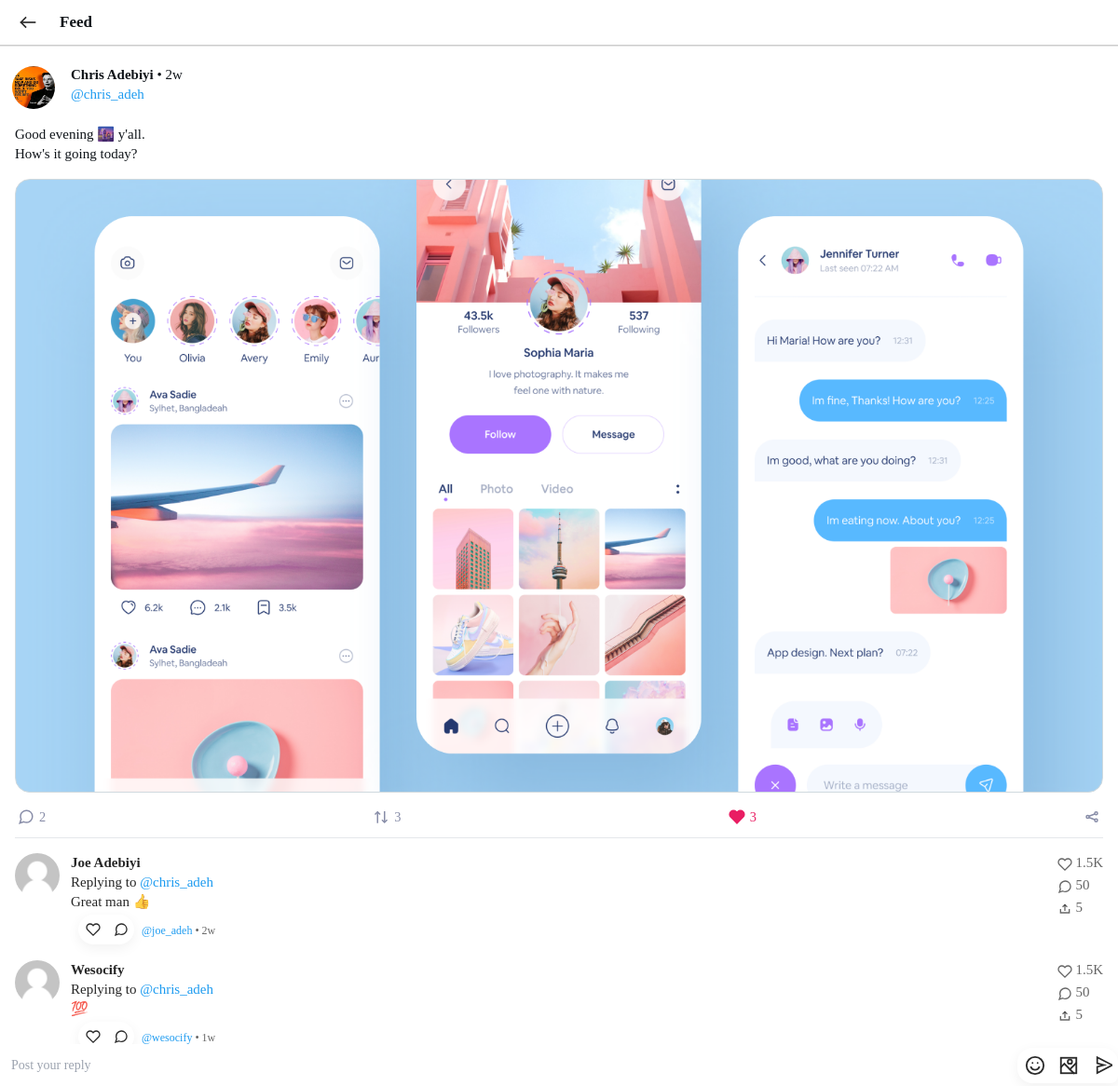
/chris_adeh/feed/6/ (signed in), run on the app's committed database.
### feed/models.py (models this page shows)
class Feed(models.Model):
    user = models.ForeignKey(User, on_delete=models.CASCADE)
    username = models.CharField(max_length=100)
    text = models.TextField(null=True, blank=True)
    likes = models.ManyToManyField(User, blank=True, related_name="feed_likes")
    created_at = models.DateTimeField(auto_now_add=True)
    class Meta:
        ordering = ('created_at',)

class FeedImages(models.Model):
    feed = models.ForeignKey(Feed, default=None, related_name="images", on_delete=models.CASCADE)
    image = models.ImageField(upload_to=get_image_filename, verbose_name='feed_images', null=True, blank=True)
    uploaded_at = models.DateTimeField(auto_now_add=True)

class FeedComments(models.Model):
    user = models.ForeignKey(User, null=True, blank=True, on_delete=models.CASCADE)
    feed = models.ForeignKey(Feed, default=None, related_name="comments", on_delete=models.CASCADE)
    username = models.CharField(max_length=100)
    text = models.TextField(null=True, blank=True)
    likes = models.ManyToManyField(User, blank=True, related_name="comment_likes")
    created_at = models.DateTimeField(auto_now_add=True)

### accounts/models.py (models this page shows, shortened)
class User(AbstractUser):
    first_name = None
    last_name = None
    name = models.TextField(max_length=50)
    bio = models.TextField(max_length=150, null=True, blank=True)
    avatar = models.ImageField(upload_to=get_image_filename, default='default.png')
    cover = models.ImageField(upload_to=get_cover_image_filename, default='default_cover.png')
    location = models.CharField(max_length=30, blank=True)
    website = models.CharField(max_length=100, blank=True)
    followers = models.ManyToManyField(
        "self", blank=True, related_name="following", symmetrical=False
    )
    birth_date = models.DateField()
    class Meta:
        verbose_name = 'user'
        verbose_name_plural = 'Users'

### feed/views.py (the view)
# urls.py: path('<username>/feed/<int:pk>/', views.FeedView.view, name='view'),
    @login_required
    def view(request, username, pk):
        try:
            feed_object = Feed.objects.get(id=pk, user__username=username)
            user_object = request.user
            followers = get_user_followers(feed_object.user)
            context = {
            'page_title': "Feed",
            'user_profile': user_object,
            'post': feed_object,
            'followers': followers
            }
            return render(request, 'feed/view.html', context)
        except Feed.DoesNotExist:
            return render(request, 'errors/404.html')

### feed/utils.py (called while the page is built)
def get_user_followers(obj):
    user_followers = obj.followers.all()
    followers = []
    for follow in user_followers:
      followers.append(follow.username)
    return followers

### moments/templatetags/custom_date.py (called while the page is built, shortened)
@register.filter(name='custom_date')
def custom_date(value):
    now = timezone.now()
    if type(value) is int:
        diff = now - timezone.fromtimestamp(value)
    elif isinstance(value, datetime):
        diff = now - value
    elif not value:
        diff = 0
    second_diff = diff.seconds
    day_diff = diff.days
    if day_diff < 0:
        return ''
    if day_diff < 7:
        return str(day_diff) + "d"
    if day_diff < 31:
        return str(day_diff // 7) + "w"
    if day_diff < 365:
        return str(day_diff // 30) + "mo"
    return str(day_diff // 365) + "y"

### templates/feed/view.html
{% extends 'wrapper-no-bar.html' %}
{% load widget_tweaks humanize static %}
{% block content %}
<section>
<div class="feed-container py-5">
<div id="feed-container">
{% include './view/header.html' %}
{% include './view/content.html' %}
{% include './view/footer.html' %}
</div>
</div>
</section>
{% endblock %}

### templates/feed/view/content.html (shortened to what this page needs)
{% load humanize static custom_date %}
<div class="ui-block post ui-no-radius ui-margin-t30" id="feed{{post.id}}">
<div class="flex items-center px-3 pt-5 pb-2">
<div class="flex flex-1 space-x-4">
<a href="{% url 'accounts:profile' username=post.user.username %}" class="rounded-full"><img src="{{post.user.avatar.url}}" class="bg-gray-200 border border-white rounded-full w-12 h-12"></a>
<div class="block">
<div>
<span class="font-bold">{{post.user.name}} </span> • <span>{{post.created_at|custom_date}}</span>
</div>
<a href="{% url 'accounts:profile' username=post.user.username %}" class="ui-at">@{{post.user.username}}</a>
</div>
</div>
</div>
<div class="py-2 px-4 space-y-3" id="feed-text{{post.id}}">{{post.text|linebreaksbr|safe}}</div>
{% if post.images.all %}
<div class="px-4">
{% if post.images.all.count == 1 %}
<div class="feed-image" uk-lightbox>
{% for image in post.images.all %}
<a class="feed-image-item" href="{{image.image.url}}" style="background-image: url({{image.image.url}});display: block;" title="{{post.username}}'s post"></a>
{% endfor %}
</div>
{% endif %}
</div>
{% endif %}
<div class="px-4 space-y-3">
<div class="ui-feed-footer pt-2 space-y-3">
<div class="ui-feed-footer-inner">
<div class="social-count view-count">
<div class="comments-count">
{% if post.comments.all.count >= 1 %}
<span>{{post.comments.count|intword}} </span>
{% endif %}
</div>
<div class="shares-count">
<svg role="img" class="icon" width="24" height="24" viewBox="0 0 24 24" xmlns="http://www.w3.org/2000/svg">
<desc id="swapVerticalIconDesc"></desc>
<path d="M4 8L7 5L10 8"></path>
<path d="M7 20L7 6"></path>
<path d="M20 17L17 20L14 17"></path>
<path d="M17 5L17 19"></path>
</svg>
{% if post.likes.all.count >= 1 %}
<span>{{post.likes.count|intword}} </span>
{% endif %}
</div>
<div class="likes-count {% if request.user in post.likes.all %} is-liked {% endif %}" hx-post="{% url 'feed:like' pk=post.id %}" hx-target="#feed{{post.id}}" hx-swap="outerHTML" data-id="{{post.id}}">
{% if post.likes.all.count >= 1 %}
<span>{{post.likes.count|intword}} </span>
{% endif %}
</div>
<div class="likes-count">
</div>
</div>
</div>
</div>
<div class="ui-comment-list border-t w-full pt-4 space-y-4" id="comments{{post.id}}" style="height:100%;max-height:100%;min-height:100%;">
{% include 'feed/comments.html' %}
</div>
</div>
</div>

### templates/feed/comments.html (shortened to what this page needs)
{% load humanize custom_date %}
{% for comment in post.comments.all %}
<div class="ui-comment-container flex relative w-full">
<div class="w-12 h-12 rounded-full relative flex-shrink-0">
<img src="{{comment.user.avatar.url}}" alt="{{comment.user.username}}'s picture" class="h-full rounded-full w-full">
</div>
<div class="ui-comment h-full relative lg:ml-5">
<div class="ui-comment-user"><span class="font-bold">{{comment.user.name}}</span>
</div>
<div class="ui-comment-text">
<p>Replying to <a href="{% url 'accounts:profile' username=post.user.username %}" class="ui-at">@{{post.user.username}}</a></p>{{comment.text|linebreaksbr|safe}}</div>
<div class="ui-comment-buttons">
<div class="ui-comment-time"><a href="{% url 'accounts:profile' username=comment.user.username %}" class="ui-at">@{{comment.user.username}}</a> • {{comment.created_at|custom_date}}</div>
<button class="ui-comment-button ui-like-button">
</button>
<button class="ui-comment-button">
</button>
</div>
</div>
<div class="ui-comment-menu">
<div class="modal-trigger" data-modal="feed-menu-modal" data-id="{{post.id}}"><i class="icon-feather-chevron-down font-medium hover:bg-gray-200 rounded-full p-2 transition"></i>
</div>
<div class="ui-comment-stats">
<div class="ui-stats"><svg class="icon" width="16" height="16" viewBox="0 0 24 24" fill="none" stroke="currentColor" stroke-width="2" stroke-linecap="round" stroke-linejoin="round"><path d="M20.84 4.61a5.5 5.5 0 0 0-7.78 0L12 5.67l-1.06-1.06a5.5 5.5 0 0 0-7.78 7.78l1.06 1.06L12 21.23l7.78-7.78 1.06-1.06a5.5 5.5 0 0 0 0-7.78z"></path></svg>
<span>1.5K</span></div>
<div class="ui-stats"> <span>50</span></div>
<div class="ui-stats">
<svg class="icon stroke-current" width="16" height="16" viewBox="0 0 24 24" xmlns="http://www.w3.org/2000/svg"><path d="M12 14V6"></path><path d="M9 8L12 5L15 8"></path><path d="M5 13V18H19V13"></path></svg>
<span>5</span></div>
</div>
</div>
</div>
{% endfor %}

### static/css/main.css (style rules this page uses)
a { color: inherit !important; }
.feed-container { padding-bottom: 60px; }
.ui-margin-t30 { margin-top: 30px; }
.ui-feed-footer { margin-top: auto; flex-direction: column; }
.ui-feed-footer-inner .social-count { margin-left: auto; display: -webkit-box; display: -ms-flexbox; display: flex; -webkit-box-align: stretch; -ms-flex-align: stretch; align-items: stretch; }
.ui-feed-footer-inner .social-count .shares-count, .ui-feed-footer-inner .social-count .comments-count, .ui-feed-footer-inner .social-count .likes-count { display: -webkit-box; display: -ms-flexbox; display: flex; -webkit-box-pack: start; -ms-flex-pack: start; justify-content: flex-start; -webkit-box-align: center; -ms-flex-align: center; align-items: center; margin: 0 3px; }
.ui-feed-footer-inner .social-count .shares-count span, .ui-feed-footer-inner .social-count .comments-count span, .ui-feed-footer-inner .social-count .likes-count span { display: block; font-size: .9rem; color: #888da8; margin: 0 5px; }
.ui-feed-footer-inner .social-count .shares-count svg, .ui-feed-footer-inner .social-count .comments-count svg, .ui-feed-footer-inner .social-count .likes-count svg { height: 16px; width: 16px; stroke: #888da8; }
.ui-feed-footer-inner .social-count.view-count .likes-count.is-liked svg { fill: #e91e63; stroke: #e91e63; -webkit-animation: heart-beat 1.2s infinite cubic-beizer(0.215, 0.61, 0.355, 1); animation: heart-beat 1.2s infinite cubic-bezier(0.215, 0.61, 0.355, 1); }
.ui-feed-footer-inner .social-count.view-count .likes-count.is-liked span { color: #e91e63; }
.ui-feed-footer-inner .social-count.view-count .shares-count svg, .ui-feed-footer-inner .social-count.view-count .comments-count svg, .ui-feed-footer-inner .social-count.view-count .likes-count svg { height: 18px; width: 18px; stroke: #888da8; }
.ui-feed-footer .ui-feed-footer-inner { display: flex; align-items: center; }
.ui-feed-footer .ui-feed-footer-inner .social-count { width: 100%; justify-content: space-between; }
.feed-image { margin: 8px 0; width: 100%; }
.feed-image .feed-image-item { width: 100%; min-height: 180px; padding-bottom: 56.25%; border-radius: 16px; border: 1px solid rgb(207, 217, 222); background-size: cover; background-repeat: no-repeat; background-position: center center; }
.ui-comment-list { max-height: 250px; overflow-y: auto; }
.ui-comment-list .ui-comment-container { margin-bottom: 24px !important; }
.ui-comment-list .ui-comment-buttons .ui-comment-time { position: absolute; color: rgba(0, 0, 0, 0.6); font-size: 12px; width: max-content; top: calc(50% - 6px); line-height: 1.3; left: 100%; padding: 0px 8px; }
.ui-comment-list .ui-comment-buttons { display: flex; border-radius: 28px; background: rgb(255, 255, 255) none repeat scroll 0% 0%; box-shadow: rgba(0, 0, 0, 0.06) 0px 4px 14px; transform: translate(-4px, 3px); transition: all 180ms ease-out 0s; position: absolute; left: 12px; }
.ui-comment-list .ui-comment-buttons .ui-comment-button { background: rgba(0, 0, 0, 0) none repeat scroll 0% 0%; border: medium none; padding: 6px; font-size: 0px; cursor: pointer; color: rgba(0, 0, 0, 0.6); margin: 2px auto 2px 2px; }
.ui-comment-container .ui-comment-menu { display: flex; margin-left: auto; }
.ui-comment-container .ui-comment-menu .modal-trigger { padding-top: 4px; }
.ui-comment-container .ui-comment-stats { display: flex; flex-direction: column; margin-left: auto; color: rgba(0, 0, 0, 0.6); height: 100%; }
.ui-comment-container .ui-comment-stats .ui-stats { padding-bottom: 3px; }
.ui-comment-container .ui-comment-stats .ui-stats svg { width: 16px; height: 16px; stroke: rgba(0, 0, 0, 0.6); }
.ui-comment-list .ui-comment { color: rgba(0, 0, 0, 0.85); margin-left: 12px; margin-bottom: 28px; word-break: break-word; box-sizing: border-box; }
.ui-no-radius { border-radius: 0 !important; }
.ui-at { color: rgb(29, 155, 240) !important; font-weight: 500; }

### data on the page
Feed: user.avatar (picture), user.name "Chris Adebiyi", created_at|custom_date "2w", user.username "chris_adeh", text "Good evening 🌆 y'all. How's it going today?", comments.count "2", likes.count "3"
FeedImages: image (picture)
FeedComments: user.avatar (placeholder picture), user.name "Joe Adebiyi", text "Great man 👍", user.username "joe_adeh", created_at|custom_date "2w"
FeedComments: user.avatar (placeholder picture), user.name "Wesocify", text "💯", user.username "wesocify", created_at|custom_date "1w"
